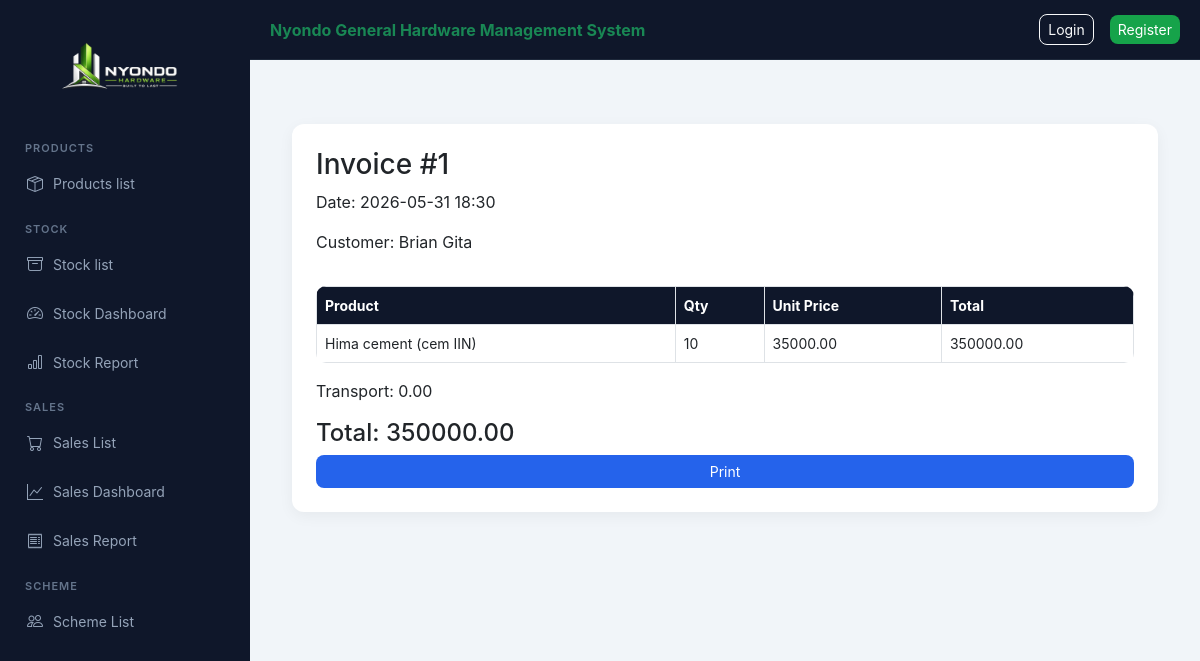
The app's page /nyondo/sales/invoice/1/ with its own data.
### nyondo_app/models.py (models this page shows, shortened)
class Sales(models.Model):
    CUSTOMER_TYPES = [
        ("retail", "Retail"),
        ("wholesale", "Wholesale"),
    ]
    customer_name = models.CharField(max_length=150)
    customer_type = models.CharField(max_length=20, choices=CUSTOMER_TYPES)
    product = models.ForeignKey(Product, on_delete=models.CASCADE)
    quantity = models.PositiveIntegerField()
    total_price = models.DecimalField(max_digits=12, decimal_places=2, default=0)
    transport_required = models.BooleanField(default=False)
    distance_km = models.DecimalField(max_digits=6, decimal_places=2, default=0)
    transport_fee = models.DecimalField(max_digits=12, decimal_places=2, default=0)
    sale_date = models.DateTimeField(auto_now_add=True)

class Product(models.Model):
    CATEGORY_CHOICES = [
        ("cement", "Cement"),
        ("iron_bar", "Iron Bar"),
        ("iron_sheets", "Iron Sheets"),
        ("others", "Others"),
        ("nails", "Nails"),
        ("paint", "Paint"),
    ]
    category_name = models.CharField(max_length=20, choices=CATEGORY_CHOICES)
    product_name = models.CharField(max_length=100)
    unit_cost = models.DecimalField(max_digits=12, decimal_places=2, default=0)
    unit_price = models.DecimalField(max_digits=12, decimal_places=2, default=0)
    description = models.TextField(blank=True)

### nyondo_app/views.py (the view)
# urls.py: path("sales/invoice/<int:sale_id>/", views.sales_invoice, name="sales_invoice"),
def sales_invoice(request, sale_id):
    sale = get_object_or_404(Sales, id=sale_id)
    return render(request, "sales_invoice.html", {
        "sale": sale,
        "goods_total": sale.total_price - sale.transport_fee
    })

### nyondo_app/templates/sales_invoice.html
{% extends "base.html" %}
{% block content %}
<div class="card p-4">
<h3>Invoice #{{ sale.id }}</h3>
<p>Date: {{ sale.sale_date|date:"Y-m-d H:i" }}</p>
<p>Customer: {{ sale.customer_name }}</p>
<table class="table table-bordered mt-3">
<tr>
   <th>Product</th>
   <th>Qty</th>
   <th>Unit Price</th>
   <th>Total</th>
</tr>
<tr>
   <td>{{ sale.product.product_name }}</td>
   <td>{{ sale.quantity }}</td>
   <td>{{ sale.product.unit_price }}</td>
   <td>{{ goods_total }}</td>
</tr>
</table>
<p>Transport: {{ sale.transport_fee }}</p>
<h4>Total: {{ sale.total_price }}</h4>
<button onclick="window.print()" class="btn btn-primary">Print</button>
</div>
{% endblock %}

### static/css/style.css (style rules this page uses)
:root { --primary: #2563eb; --success: #16a34a; --dark: #0f172a; --dark-light: #1e293b; --warning: #f59e0b; --bg: #f1f5f9; --text: #1e293b; }
* { margin: 0; padding: 0; box-sizing: border-box; }
body { font-family: "Inter", "Segoe UI", sans-serif; background: var(--bg); color: var(--text); }
.card { border: none; border-radius: 12px; background: white; padding: 20px; box-shadow: 0 4px 15px rgba(0,0,0,0.05); }
.table { background: white; border-radius: 10px; overflow: hidden; }
.table th { background: var(--dark); color: white; font-size: 14px; }
.table td { font-size: 14px; vertical-align: middle; }
.btn { border-radius: 8px; font-size: 14px; }
.btn-primary { background: var(--primary); border: none; }

### records on screen
Sales: id "1", sale_date "2026-05-31 18:30", customer_name "Brian Gita", product.product_name "Hima cement (cem IIN)", quantity "10", product.unit_price "35000.00", transport_fee "0.00", total_price "350000.00"

### other values on screen
{{ goods_total }} "350000.00"
